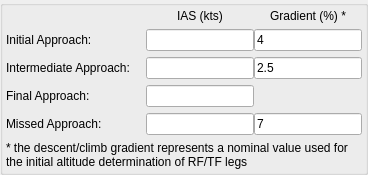
                        <widget class="QGroupBox" name="groupBox_8">
                         <property name="font">
                          <font>
                           <weight>50</weight>
                           <bold>false</bold>
                          </font>
                         </property>
                         <property name="title">
                          <string/>
                         </property>
                         <layout class="QGridLayout" name="gridLayout">
                          <property name="horizontalSpacing">
                           <number>0</number>
                          </property>
                          <property name="verticalSpacing">
                           <number>6</number>
                          </property>
                          <property name="margin">
                           <number>3</number>
                          </property>
                          <item row="1" column="0">
                           <widget class="QLabel" name="label_16">
                            <property name="minimumSize">
                             <size>
                              <width>140</width>
                              <height>0</height>
                             </size>
                            </property>
                            <property name="font">
                             <font>
                              <weight>50</weight>
                              <bold>false</bold>
                             </font>
                            </property>
                            <property name="text">
                             <string>Initial Approach:</string>
                            </property>
                           </widget>
                          </item>
                          <item row="1" column="1">
                           <widget class="QLineEdit" name="txtIAS_IA">
                            <property name="minimumSize">
                             <size>
                              <width>56</width>
                              <height>0</height>
                             </size>
                            </property>
                            <property name="maximumSize">
                             <size>
                              <width>16777215</width>
                              <height>16777215</height>
                             </size>
                            </property>
                           </widget>
                          </item>
                          <item row="1" column="2">
                           <widget class="QLineEdit" name="txtGradient_IA">
                            <property name="maximumSize">
                             <size>
                              <width>16777215</width>
                              <height>16777215</height>
                             </size>
                            </property>
                            <property name="text">
                             <string>4</string>
                            </property>
                           </widget>
                          </item>
                          <item row="0" column="1">
                           <widget class="QLabel" name="label_17">
                            <property name="font">
                             <font>
                              <weight>50</weight>
                              <bold>false</bold>
                             </font>
                            </property>
                            <property name="text">
                             <string>IAS (kts)</string>
                            </property>
                            <property name="alignment">
                             <set>Qt::AlignCenter</set>
                            </property>
                           </widget>
                          </item>
                          <item row="0" column="2">
                           <widget class="QLabel" name="label_18">
                            <property name="font">
                             <font>
                              <weight>50</weight>
                              <bold>false</bold>
                             </font>
                            </property>
                            <property name="text">
                             <string>Gradient (%) *</string>
                            </property>
                            <property name="alignment">
                             <set>Qt::AlignCenter</set>
                            </property>
                           </widget>
                          </item>
                          <item row="3" column="1">
                           <widget class="QLineEdit" name="txtIAS_FA">
                            <property name="minimumSize">
                             <size>
                              <width>56</width>
                              <height>0</height>
                             </size>
                            </property>
                            <property name="maximumSize">
                             <size>
                              <width>16777215</width>
                              <height>16777215</height>
                             </size>
                            </property>
                           </widget>
                          </item>
                          <item row="4" column="1">
                           <widget class="QLineEdit" name="txtIAS_MA">
                            <property name="minimumSize">
                             <size>
                              <width>56</width>
                              <height>0</height>
                             </size>
                            </property>
                            <property name="maximumSize">
                             <size>
                              <width>16777215</width>
                              <height>16777215</height>
                             </size>
                            </property>
                           </widget>
                          </item>
                          <item row="4" column="2">
                           <widget class="QLineEdit" name="txtGradient_MA">
                            <property name="maximumSize">
                             <size>
                              <width>16777215</width>
                              <height>16777215</height>
                             </size>
                            </property>
                            <property name="text">
                             <string>7</string>
                            </property>
                           </widget>
                          </item>
                          <item row="2" column="0">
                           <widget class="QLabel" name="label">
                            <property name="minimumSize">
                             <size>
                              <width>140</width>
                              <height>0</height>
                             </size>
                            </property>
                            <property name="font">
                             <font>
                              <weight>50</weight>
                              <bold>false</bold>
                             </font>
                            </property>
                            <property name="text">
                             <string>Intermediate Approach:</string>
                            </property>
                           </widget>
                          </item>
                          <item row="2" column="1">
                           <widget class="QLineEdit" name="txtIAS_I">
                            <property name="minimumSize">
                             <size>
                              <width>60</width>
                              <height>0</height>
                             </size>
                            </property>
                            <property name="maximumSize">
                             <size>
                              <width>16777215</width>
                              <height>16777215</height>
                             </size>
                            </property>
                           </widget>
                          </item>
                          <item row="2" column="2">
                           <widget class="QLineEdit" name="txtGradient_I">
                            <property name="maximumSize">
                             <size>
                              <width>16777215</width>
                              <height>16777215</height>
                             </size>
                            </property>
                            <property name="text">
                             <string>2.5</string>
                            </property>
                           </widget>
                          </item>
                          <item row="3" column="0">
                           <widget class="QLabel" name="label_2">
                            <property name="minimumSize">
                             <size>
                              <width>140</width>
                              <height>0</height>
                             </size>
                            </property>
                            <property name="text">
                             <string>Final Approach:</string>
                            </property>
                           </widget>
                          </item>
                          <item row="4" column="0">
                           <widget class="QLabel" name="label_19">
                            <property name="minimumSize">
                             <size>
                              <width>140</width>
                              <height>0</height>
                             </size>
                            </property>
                            <property name="text">
                             <string>Missed Approach:</string>
                            </property>
                           </widget>
                          </item>
                          <item row="5" column="0" colspan="3">
                           <widget class="QLabel" name="label_22">
                            <property name="text">
                             <string>* the descent/climb gradient represents a nominal value used for the initial altitude determination of RF/TF legs</string>
                            </property>
                            <property name="wordWrap">
                             <bool>true</bool>
                            </property>
                           </widget>
                          </item>
                         </layout>
                        </widget>
